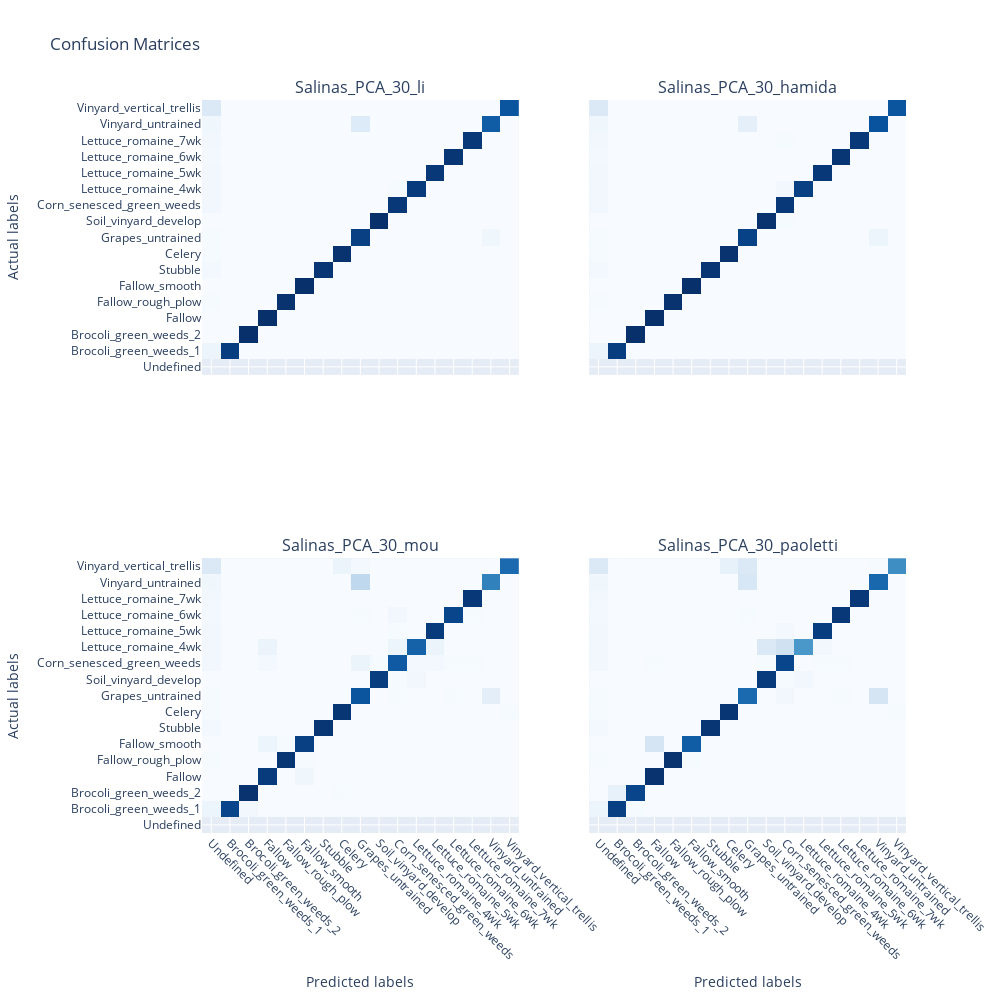

The cell this chart's notebook holds for it:
### Markdown cell above
## CONFUSION MATRICES

### Code cell
ds = 'Salinas'
dr_method = 'PCA'
n_comps = 30

exps = [
    f'{ds}_{dr_method}_{n_comps}_li',
    f'{ds}_{dr_method}_{n_comps}_hamida',
    f'{ds}_{dr_method}_{n_comps}_mou',
    f'{ds}_{dr_method}_{n_comps}_paoletti'
]
show_confusion_matrices(df_results, exps, labels=LABELS[ds], normalize=True)

### Figure 1 — Plotly figure (JSON) as saved in the notebook; plotly's stock layout.template omitted (floating-point values rounded to 4 significant figures; data arrays with more than 128 entries replaced by an {"elided": "..."} marker saying what was removed)
{"data": [{"colorbar": {"title": {"text": "Normalized"}}, "colorscale": [[0, "rgb(247,251,255)"], [0.125, "rgb(222,235,247)"], [0.25, "rgb(198,219,239)"], [0.375, "rgb(158,202,225)"], [0.5, "rgb(107,174,214)"], [0.625, "rgb(66,146,198)"], [0.75, "rgb(33,113,181)"], [0.875, "rgb(8,81,156)"], [1, "rgb(8,48,107)"]], "showscale": false, "type": "heatmap", "x": ["Undefined", "Brocoli_green_weeds_1", "Brocoli_green_weeds_2", "Fallow", "Fallow_rough_plow", "Fallow_smooth", "Stubble", "Celery", "Grapes_untrained", "Soil_vinyard_develop", "Corn_senesced_green_weeds", "Lettuce_romaine_4wk", "Lettuce_romaine_5wk", "Lettuce_romaine_6wk", "Lettuce_romaine_7wk", "Vinyard_untrained", "Vinyard_vertical_trellis"], "xaxis": "x", "y": ["Undefined", "Brocoli_green_weeds_1", "Brocoli_green_weeds_2", "Fallow", "Fallow_rough_plow", "Fallow_smooth", "Stubble", "Celery", "Grapes_untrained", "Soil_vinyard_develop", "Corn_senesced_green_weeds", "Lettuce_romaine_4wk", "Lettuce_romaine_5wk", "Lettuce_romaine_6wk", "Lettuce_romaine_7wk", "Vinyard_untrained", "Vinyard_vertical_trellis"], "yaxis": "y", "z": {"elided": "17x17 float values"}, "zmax": 1, "zmin": 0}, {"colorbar": {"title": {"text": "Normalized"}}, "colorscale": [[0, "rgb(247,251,255)"], [0.125, "rgb(222,235,247)"], [0.25, "rgb(198,219,239)"], [0.375, "rgb(158,202,225)"], [0.5, "rgb(107,174,214)"], [0.625, "rgb(66,146,198)"], [0.75, "rgb(33,113,181)"], [0.875, "rgb(8,81,156)"], [1, "rgb(8,48,107)"]], "showscale": false, "type": "heatmap", "x": ["Undefined", "Brocoli_green_weeds_1", "Brocoli_green_weeds_2", "Fallow", "Fallow_rough_plow", "Fallow_smooth", "Stubble", "Celery", "Grapes_untrained", "Soil_vinyard_develop", "Corn_senesced_green_weeds", "Lettuce_romaine_4wk", "Lettuce_romaine_5wk", "Lettuce_romaine_6wk", "Lettuce_romaine_7wk", "Vinyard_untrained", "Vinyard_vertical_trellis"], "xaxis": "x2", "y": ["Undefined", "Brocoli_green_weeds_1", "Brocoli_green_weeds_2", "Fallow", "Fallow_rough_plow", "Fallow_smooth", "Stubble", "Celery", "Grapes_untrained", "Soil_vinyard_develop", "Corn_senesced_green_weeds", "Lettuce_romaine_4wk", "Lettuce_romaine_5wk", "Lettuce_romaine_6wk", "Lettuce_romaine_7wk", "Vinyard_untrained", "Vinyard_vertical_trellis"], "yaxis": "y2", "z": {"elided": "17x17 float values"}, "zmax": 1, "zmin": 0}, {"colorbar": {"title": {"text": "Normalized"}}, "colorscale": [[0, "rgb(247,251,255)"], [0.125, "rgb(222,235,247)"], [0.25, "rgb(198,219,239)"], [0.375, "rgb(158,202,225)"], [0.5, "rgb(107,174,214)"], [0.625, "rgb(66,146,198)"], [0.75, "rgb(33,113,181)"], [0.875, "rgb(8,81,156)"], [1, "rgb(8,48,107)"]], "showscale": false, "type": "heatmap", "x": ["Undefined", "Brocoli_green_weeds_1", "Brocoli_green_weeds_2", "Fallow", "Fallow_rough_plow", "Fallow_smooth", "Stubble", "Celery", "Grapes_untrained", "Soil_vinyard_develop", "Corn_senesced_green_weeds", "Lettuce_romaine_4wk", "Lettuce_romaine_5wk", "Lettuce_romaine_6wk", "Lettuce_romaine_7wk", "Vinyard_untrained", "Vinyard_vertical_trellis"], "xaxis": "x3", "y": ["Undefined", "Brocoli_green_weeds_1", "Brocoli_green_weeds_2", "Fallow", "Fallow_rough_plow", "Fallow_smooth", "Stubble", "Celery", "Grapes_untrained", "Soil_vinyard_develop", "Corn_senesced_green_weeds", "Lettuce_romaine_4wk", "Lettuce_romaine_5wk", "Lettuce_romaine_6wk", "Lettuce_romaine_7wk", "Vinyard_untrained", "Vinyard_vertical_trellis"], "yaxis": "y3", "z": {"elided": "17x17 float values"}, "zmax": 1, "zmin": 0}, {"colorbar": {"title": {"text": "Normalized"}}, "colorscale": [[0, "rgb(247,251,255)"], [0.125, "rgb(222,235,247)"], [0.25, "rgb(198,219,239)"], [0.375, "rgb(158,202,225)"], [0.5, "rgb(107,174,214)"], [0.625, "rgb(66,146,198)"], [0.75, "rgb(33,113,181)"], [0.875, "rgb(8,81,156)"], [1, "rgb(8,48,107)"]], "showscale": false, "type": "heatmap", "x": ["Undefined", "Brocoli_green_weeds_1", "Brocoli_green_weeds_2", "Fallow", "Fallow_rough_plow", "Fallow_smooth", "Stubble", "Celery", "Grapes_untrained", "Soil_vinyard_develop", "Corn_senesced_green_weeds", "Lettuce_romaine_4wk", "Lettuce_romaine_5wk", "Lettuce_romaine_6wk", "Lettuce_romaine_7wk", "Vinyard_untrained", "Vinyard_vertical_trellis"], "xaxis": "x4", "y": ["Undefined", "Brocoli_green_weeds_1", "Brocoli_green_weeds_2", "Fallow", "Fallow_rough_plow", "Fallow_smooth", "Stubble", "Celery", "Grapes_untrained", "Soil_vinyard_develop", "Corn_senesced_green_weeds", "Lettuce_romaine_4wk", "Lettuce_romaine_5wk", "Lettuce_romaine_6wk", "Lettuce_romaine_7wk", "Vinyard_untrained", "Vinyard_vertical_trellis"], "yaxis": "y4", "z": {"elided": "17x17 float values"}, "zmax": 1, "zmin": 0}], "layout": {"annotations": [{"font": {"size": 16}, "showarrow": false, "text": "Salinas_PCA_30_li", "x": 0.225, "xanchor": "center", "xref": "paper", "y": 1, "yanchor": "bottom", "yref": "paper"}, {"font": {"size": 16}, "showarrow": false, "text": "Salinas_PCA_30_hamida", "x": 0.775, "xanchor": "center", "xref": "paper", "y": 1, "yanchor": "bottom", "yref": "paper"}, {"font": {"size": 16}, "showarrow": false, "text": "Salinas_PCA_30_mou", "x": 0.225, "xanchor": "center", "xref": "paper", "y": 0.375, "yanchor": "bottom", "yref": "paper"}, {"font": {"size": 16}, "showarrow": false, "text": "Salinas_PCA_30_paoletti", "x": 0.775, "xanchor": "center", "xref": "paper", "y": 0.375, "yanchor": "bottom", "yref": "paper"}], "height": 1000, "showlegend": false, "title": {"text": "Confusion Matrices"}, "width": 1000, "xaxis": {"anchor": "y", "domain": [0, 0.45], "showticklabels": false}, "xaxis2": {"anchor": "y2", "domain": [0.55, 1], "showticklabels": false}, "xaxis3": {"anchor": "y3", "domain": [0, 0.45], "tickangle": 45, "title": {"text": "Predicted labels"}, "type": "category"}, "xaxis4": {"anchor": "y4", "domain": [0.55, 1], "tickangle": 45, "title": {"text": "Predicted labels"}, "type": "category"}, "yaxis": {"anchor": "x", "domain": [0.625, 1], "title": {"text": "Actual labels"}, "type": "category"}, "yaxis2": {"anchor": "x2", "domain": [0.625, 1], "showticklabels": false}, "yaxis3": {"anchor": "x3", "domain": [0, 0.375], "title": {"text": "Actual labels"}, "type": "category"}, "yaxis4": {"anchor": "x4", "domain": [0, 0.375], "showticklabels": false}}}
